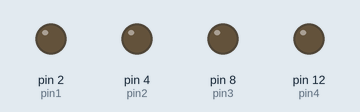
Recording of a sketch running on a simulated Arduino Uno, built with avr-gcc and run on an emulated ATmega328P. Parts: output pins drawn as LEDs (lit = HIGH).

Above: at 0.5 s.
At 2.5 s:
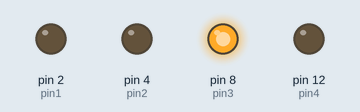
At 4.5 s:
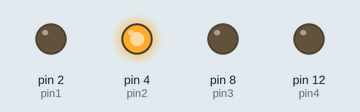
At 9.5 s:
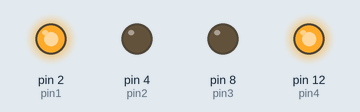
At 13.5 s:
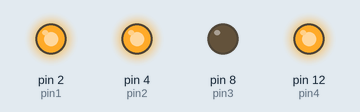
At 18.5 s:
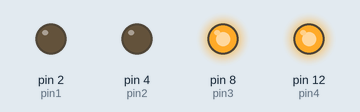
Timing chart, 0 to 19.5 s (numbered marks = the images above):
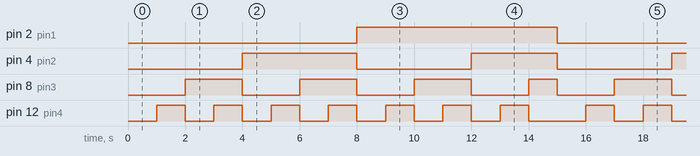

The sketch:

LED_BINARY_COUNTER.ino
```cpp
int pin1 = 2;
int pin2 = 4;
int pin3 = 8;
int pin4 = 12;
int DILAY =1000;

void setup() {
  // put your setup code here, to run once:
pinMode(pin1,OUTPUT);
pinMode(pin2,OUTPUT);
pinMode(pin3,OUTPUT);
pinMode(pin4,OUTPUT);
}

void loop() {
  // put your main code here, to run repeatedly:
digitalWrite(pin1,LOW);
digitalWrite(pin2,LOW);
digitalWrite(pin3,LOW);
digitalWrite(pin4,LOW);
delay(DILAY);
digitalWrite(pin1,LOW);
digitalWrite(pin2,LOW);
digitalWrite(pin3,LOW);
digitalWrite(pin4,HIGH);
delay(DILAY);
digitalWrite(pin1,LOW);
digitalWrite(pin2,LOW);
digitalWrite(pin3,HIGH);
digitalWrite(pin4,LOW);
delay(DILAY);
digitalWrite(pin1,LOW);
digitalWrite(pin2,LOW);
digitalWrite(pin3,HIGH);
digitalWrite(pin4,HIGH);
delay(DILAY);
digitalWrite(pin1,LOW);
digitalWrite(pin2,HIGH);
digitalWrite(pin3,LOW);
digitalWrite(pin4,LOW);
delay(DILAY);
digitalWrite(pin1,LOW);
digitalWrite(pin2,HIGH);
digitalWrite(pin3,LOW);
digitalWrite(pin4,HIGH);
delay(DILAY);
digitalWrite(pin1,LOW);
digitalWrite(pin2,HIGH);
digitalWrite(pin3,HIGH);
digitalWrite(pin4,LOW);
delay(DILAY);
digitalWrite(pin1,LOW);
digitalWrite(pin2,HIGH);
digitalWrite(pin3,HIGH);
digitalWrite(pin4,HIGH);
delay(DILAY);
digitalWrite(pin1,HIGH);
digitalWrite(pin2,LOW);
digitalWrite(pin3,LOW);
digitalWrite(pin4,LOW);
delay(DILAY);
digitalWrite(pin1,HIGH);
digitalWrite(pin2,LOW);
digitalWrite(pin3,LOW);
digitalWrite(pin4,HIGH);
delay(DILAY);
digitalWrite(pin1,HIGH);
digitalWrite(pin2,LOW);
digitalWrite(pin3,HIGH);
digitalWrite(pin4,LOW);
delay(DILAY);
digitalWrite(pin1,HIGH);
digitalWrite(pin2,LOW);
digitalWrite(pin3,HIGH);
digitalWrite(pin4,HIGH);
delay(DILAY);
digitalWrite(pin1,HIGH);
digitalWrite(pin2,HIGH);
digitalWrite(pin3,LOW);
digitalWrite(pin4,LOW);
delay(DILAY);
digitalWrite(pin1,HIGH);
digitalWrite(pin2,HIGH);
digitalWrite(pin3,LOW);
digitalWrite(pin4,HIGH);
delay(DILAY);
digitalWrite(pin1,HIGH);
digitalWrite(pin2,HIGH);
digitalWrite(pin3,HIGH);
digitalWrite(pin4,LOW);
delay(DILAY);

}
```

Measured:
- by itself, pin 2 (pin1): alternates HIGH for 7.0 s and LOW for 8.0 s
- by itself, pin 4 (pin2): repeats every 15.0 s: LOW 4.0 s, HIGH 3.0 s, LOW 4.0 s, HIGH 4.0 s
- by itself, pin 8 (pin3): repeats every 15.0 s: 2 × (LOW 2.0 s, HIGH 2.0 s), LOW 2.0 s, HIGH 1.0 s, LOW 2.0 s, HIGH 2.0 s
- by itself, pin 12 (pin4): repeats every 15.0 s: 6 × (LOW 1.0 s, HIGH 1.0 s), LOW 2.0 s, HIGH 1.0 s
